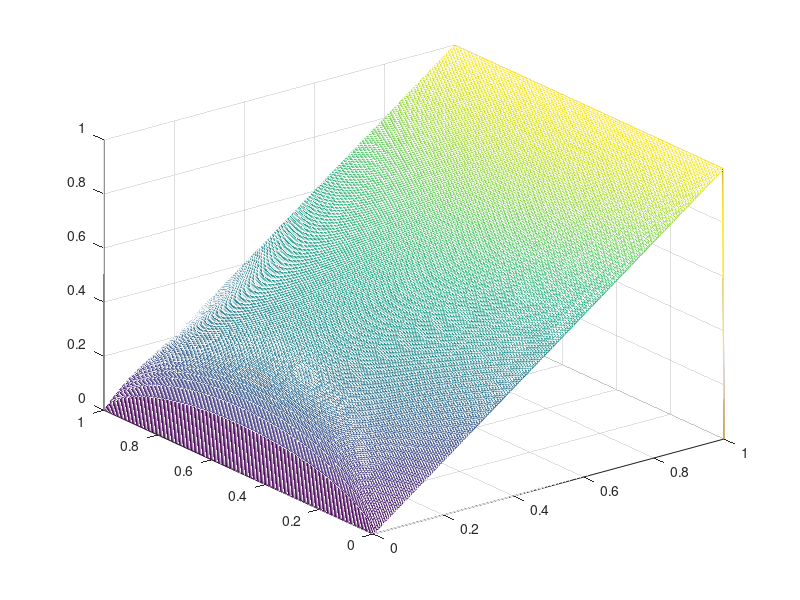

Source code (MATLAB): (Note: this script raises an error after producing the figure.)
clc; clear;
uarr=[];
%
nx=5; 
narr=[];
%
nx=(nx-1)*2+1;

% nx=101;
% nx=401;
% nx=51;
nx=201;

ny=nx;
% x=linspace(-1,1,nx)'; y=x;
x=linspace(0,1,nx)'; y=x;
% x=x.^3;
% x=-cos(linspace(0,pi,nx))';y=x;

%d2udx2-1=0
g=zeros(nx*ny,1);
u=g-1;
J=sparse(nx*ny,nx*ny,0);
%
% f=x*0-1*x.^2+1;
% f=x*0-1*x+1;
f=u*0-1;
% f=cos(pi*x);
%

g=zeros(nx*ny,1);
% u=g-1;
J=sparse(nx*ny,nx*ny,0);

ii=zeros(4*nx*ny,1); jj=ii; vv=ii; iip=1;

for ix=1+1:length(x)-1
    for iy=1+1:length(y)-1
        dx1=x(ix)-x(ix-1); dx2=x(ix+1)-x(ix); dy1=y(iy)-y(iy-1); dy2=y(iy+1)-y(iy);
ip=iy+(ix-1)*ny;
ipxp=iy+(ix-1+1)*ny;
ipxm=iy+(ix-1-1)*ny;
ipyp=iy+(ix-1)*ny+1;
ipym=iy+(ix-1)*ny-1;

g(ip)=g(ip)+-2/dx1/dx2*u(ip)+2/dx2/(dx1+dx2)*u(ipxp)+2/dx1/(dx1+dx2)*u(ipxm);
g(ip)=g(ip)+-2/dy1/dy2*u(ip)+2/dy2/(dy1+dy2)*u(ipyp)+2/dy1/(dy1+dy2)*u(ipym);

%polar
g(ip)=g(ip)+(u(ipxp)-u(ipxm))/(x(ix+1)-x(ix-1))/x(ix);

ii(iip)=ip; jj(iip)=ipxp; vv(iip)=1/(x(ix+1)-x(ix-1))/x(ix); iip=iip+1;
ii(iip)=ip; jj(iip)=ipxm; vv(iip)=-1/(x(ix+1)-x(ix-1))/x(ix); iip=iip+1;

% g(ip)=g(ip)+-f(ip)*cos(pi/2*x(ix))*cos(pi/2*y(iy));
% g(ip)=g(ip)+-f(ip);
% g(ip)=g(ip)+-u(ip)*pi*pi/4;

% J(ip,ip)=J(ip,ip)+-2/dx1/dx2-2/dy1/dy2;
% % J(ip,ip)=J(ip,ip)+-1*pi*pi/4;
% J(ip,ipxp)=J(ip,ipxp)+2/dx2/(dx1+dx2);
% J(ip,ipxm)=J(ip,ipxm)+2/dx1/(dx1+dx2);
% J(ip,ipyp)=J(ip,ipyp)+2/dy2/(dy1+dy2);
% J(ip,ipym)=J(ip,ipym)+2/dy1/(dy1+dy2);


ii(iip)=ip; jj(iip)=ip; vv(iip)=-2/dx1/dx2-2/dy1/dy2; iip=iip+1;
ii(iip)=ip; jj(iip)=ipxp; vv(iip)=+2/dx2/(dx1+dx2); iip=iip+1;
ii(iip)=ip; jj(iip)=ipxm; vv(iip)=+2/dx1/(dx1+dx2); iip=iip+1;
ii(iip)=ip; jj(iip)=ipyp; vv(iip)=+2/dy2/(dy1+dy2); iip=iip+1;
ii(iip)=ip; jj(iip)=ipym; vv(iip)=+2/dy1/(dy1+dy2); iip=iip+1;


    end
end



%corners
ix=1; iy=1; ip=iy+(ix-1)*ny; g(ip)=u(ip); 
% J(ip,ip)=1;
ii(iip)=ip; jj(iip)=ip; vv(iip)=1; iip=iip+1;

ix=1; iy=ny; ip=iy+(ix-1)*ny; g(ip)=u(ip);
% J(ip,ip)=1;
ii(iip)=ip; jj(iip)=ip; vv(iip)=1; iip=iip+1;

ix=nx; iy=1; ip=iy+(ix-1)*ny; g(ip)=u(ip); 
% J(ip,ip)=1;
ii(iip)=ip; jj(iip)=ip; vv(iip)=1; iip=iip+1;

ix=nx; iy=ny; ip=iy+(ix-1)*ny; g(ip)=u(ip);
% J(ip,ip)=1;
ii(iip)=ip; jj(iip)=ip; vv(iip)=1; iip=iip+1;


%bords
    for iy=1+1:length(y)-1
        ix=1; ip=iy+(ix-1)*ny; g(ip)=u(ip); 
%         J(ip,ip)=1;
ii(iip)=ip; jj(iip)=ip; vv(iip)=1; iip=iip+1;

%         ix=nx; ip=iy+(ix-1)*ny; g(ip)=u(ip); 
        ix=nx; ip=iy+(ix-1)*ny; g(ip)=u(ip)-1; 
%         J(ip,ip)=1;
ii(iip)=ip; jj(iip)=ip; vv(iip)=1; iip=iip+1;

    end
    for ix=1+1:length(x)-1
%         iy=1; ip=iy+(ix-1)*ny; g(ip)=u(ip); 
        iy=1; ip=iy+(ix-1)*ny; g(ip)=u(ip)-x(ix); 
%         J(ip,ip)=1;
ii(iip)=ip; jj(iip)=ip; vv(iip)=1; iip=iip+1;

%         iy=ny; ip=iy+(ix-1)*ny; g(ip)=u(ip);
        iy=ny; ip=iy+(ix-1)*ny; g(ip)=u(ip)-x(ix);
%         J(ip,ip)=1;
ii(iip)=ip; jj(iip)=ip; vv(iip)=1; iip=iip+1;

    end

    J=J+sparse([ii(1:iip-1);nx*ny],[jj(1:iip-1);nx*ny],[vv(1:iip-1);0]);


%
tic;
u=u-J\g;
toc;
norm(g)
%
%
uPhys=reshape(u,[ny,nx]);
mesh(x,y,uPhys);
save("dat"+num2str(nx),'x','uPhys','nx');
%%
clf; aa=[];
%

a=load ('dat51');  plot(a.x,a.uPhys((a.nx+1)/2,:)','-o');  aa=[aa;a.uPhys((a.nx+1)/2,1:2:end)];
hold on;
%
a=load ('dat101'); plot(a.x,a.uPhys((a.nx+1)/2,:)','-+'); aa=[aa;a.uPhys((a.nx+1)/2,1:4:end)]; 
a=load ('dat201'); plot(a.x,a.uPhys((a.nx+1)/2,:)','-x'); aa=[aa;a.uPhys((a.nx+1)/2,1:8:end)];
a=load ('dat401'); plot(a.x,a.uPhys((a.nx+1)/2,:)','-hex'); aa=[aa;a.uPhys((a.nx+1)/2,1:16:end)];
%%
ratio=(aa(1,2:end-1)-aa(2,2:end-1))./(aa(2,2:end-1)-aa(3,2:end-1));
plot(ratio)
%%
ix=(length(x)+1)/2; iy=(length(y)+1)/2; ip=iy+(ix-1)*ny; 
% uarr=[uarr;u(ip)]
% narr=[narr;nx];
% nx=(nx-1)*2+1;
% anal=-1/pi/pi*2
%
% clf; 
B=zeros(nx,ny); B(2:end-1,2:end-1)=1; B=reshape(B,[nx*ny,1]); B=sparse(1:length(B),1:length(B),B);
% [ev,evs]=eig(full(J)); evs=diag(evs); 
[ev,evs]=eigs((J),B,20,2); evs=diag(evs);
save('evsFD','evs')
% plot(evs,'x');

uarr=[uarr;real(evs(1:5)')]
narr=[narr;nx];
%%
save('evsFD',"uarr","narr");

%%
% i=1; 
u=real(ev(:,i));
uPhys=reshape(u,[ny,nx]);
mesh(x,y,uPhys);
i=i+1;
%%
d=diff(uarr)
d(1)/d(2)
%%
clf;
loglog(narr,abs(uarr-2/pi/pi),'x-'); hold on;
loglog(narr,narr.^(-2),'-')
